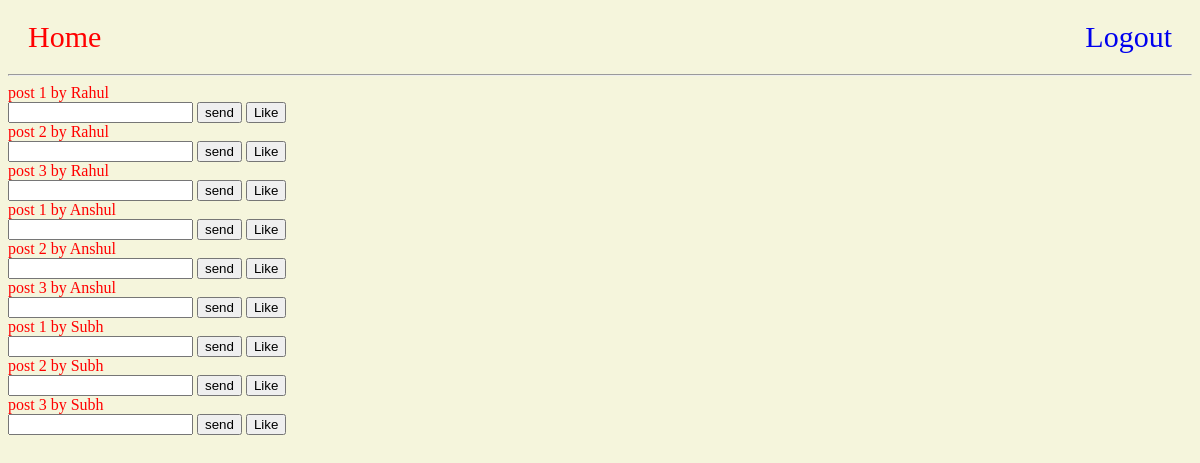
The app's page /content/show_post_comment/ (signed in) with its own data.
### content/models.py (models this page shows, shortened)
class PostModel(models.Model):
    post_text = models.CharField(max_length=20) #* imp
    profile = models.ForeignKey(
        ProfileModel,
        on_delete=models.CASCADE,
        blank=True,
        null=True,
        )
    like = models.ManyToManyField(User, blank=True)
    tag = models.ManyToManyField(TagModel)
    status = models.CharField(max_length=20, default="Draft")
    objects = PostManager()
    class Meta:
        ordering = ['id']

### content/views.py (the view, shortened to what this page needs)
# urls.py: path('show_post_comment/', views.show_post_comment, name='show_post_comment'),
@login_required
def show_post_comment(request):
    post_all_data = PostModel.objects.all()
    return render(
        request,
        "show_post_comment.html",
        {"post_all_data": post_all_data}
    )

### content/templates/show_post_comment.html (shortened to what this page needs)
{% extends "base.html" %}
{% block content %}
{% for show in post_all_data %}
<div class="post">
    {{ show.post_text }}
    <form method="POST">
        <input type="text" name='post_comment'>
        <button
            type="submit"
            name="post_comment_id"
            value="{{ show.id }}">
            send
        </button>
        <button
            type="submit"
            name="post_like_id"
            value="{{ show.id }}">
            Like
        </button>
    </form>
</div>
{% endfor %}
{% endblock %}

### templates/base.html (shortened to what this page needs)
{% load static %}
<!DOCTYPE html>
<html lang="en">
<head>
    <link rel="stylesheet" href="{% static 'style.css' %}">
</head>
<body>
    {% include "nav.html" %}
    <hr>
    {% block content %}{% endblock %}
</body>
</html>

### templates/nav.html (shortened to what this page needs)
<nav class='nav'>
<div class='nav_home'>
    <div>
        <a href="{% url "home" %}">Home</a>
    </div>
</div>
{% if request.user.is_authenticated %}
        <div>
            <a href="{% url "user_logout" %}">Logout</a>
        </div>
{% endif %}
</nav>

### static/style.css (style rules this page uses)
body { background-color:beige ; color: red; }
nav { font-size: 30px; display: flex; justify-content:space-between; margin: 20px 20px 20px 20px; }
a { text-decoration: none; }
.nav_home a { color: red; }

### records on screen
PostModel: post_text "post 1 by Rahul", {{ show.id }} 51 (drawn)
PostModel: post_text "post 2 by Rahul", {{ show.id }} 52 (drawn)
PostModel: post_text "post 3 by Rahul", {{ show.id }} 53 (drawn)
PostModel: post_text "post 1 by Anshul", {{ show.id }} 54 (drawn)
PostModel: post_text "post 2 by Anshul", {{ show.id }} 55 (drawn)
PostModel: post_text "post 3 by Anshul", {{ show.id }} 56 (drawn)
PostModel: post_text "post 1 by Subh", {{ show.id }} 57 (drawn)
PostModel: post_text "post 2 by Subh", {{ show.id }} 58 (drawn)
PostModel: post_text "post 3 by Subh", {{ show.id }} 59 (drawn)
